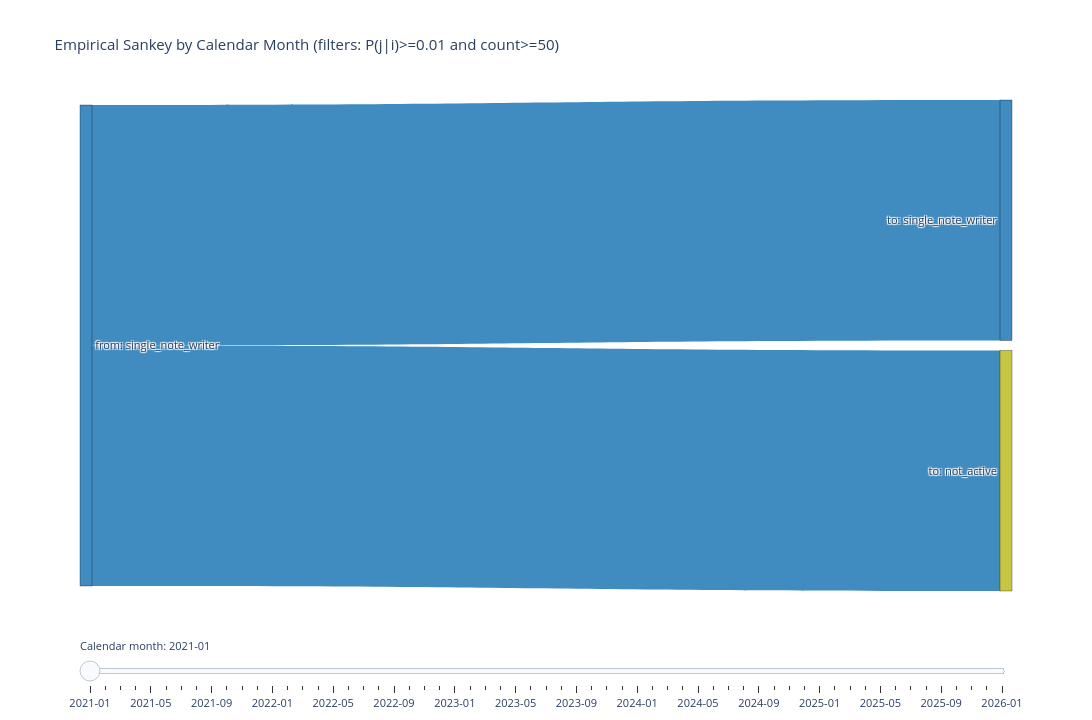

Source (notebook cell):
### Code cell
import plotly.graph_objects as go

# Build month-to-next-month transitions once, then slice by calendarMonth of the current state.
transitions_by_calendar = (
    classified_panel_df.sort(["participantId", "userMonth"])
.with_columns(
        [
            pl.col("activity_class").shift(-1).over("participantId").alias("next_state"),
            pl.col("userMonth").shift(-1).over("participantId").alias("next_userMonth"),
            pl.col("calendarMonth").shift(-1).over("participantId").alias("next_calendarMonth"),
        ]
    )
    .filter(
        pl.col("next_state").is_not_null()
        & ((pl.col("next_userMonth") - pl.col("userMonth")) == 1)
    )
    .select([
        "participantId",
        "calendarMonth",
        "next_calendarMonth",
        pl.col("activity_class").alias("from_state"),
        "next_state",
    ])
)

# Same visual mapping as Cell 10.
from_nodes = [f"from: {s}" for s in states]
to_nodes = [f"to: {s}" for s in states]
node_labels = from_nodes + to_nodes

state_colors_rgba = {
    "single_note_writer": "rgba(31,119,180,0.85)",
    "single_digit_writer": "rgba(23,190,207,0.85)",
    "double_digit_writer": "rgba(44,160,44,0.85)",
    "single_note_rater": "rgba(255,127,14,0.85)",
    "single_digit_rater": "rgba(214,39,40,0.85)",
    "double_digit_rater": "rgba(148,103,189,0.85)",
    "single_post_requestor": "rgba(140,86,75,0.85)",
    "single_digit_requestor": "rgba(227,119,194,0.85)",
    "double_digit_requestor": "rgba(127,127,127,0.85)",
    "not_active": "rgba(188,189,34,0.85)",
}

from_idx_map = {s: i for i, s in enumerate(states)}
to_idx_map = {s: i + len(states) for i, s in enumerate(states)}
node_colors = [state_colors_rgba[s] for s in states] + [state_colors_rgba[s] for s in states]


def build_slice_links(calendar_slice: str):
    slice_df = transitions_by_calendar.filter(pl.col("calendarMonth") == calendar_slice)

    if slice_df.height == 0:
        return {
            "source": [],
            "target": [],
            "value": [],
            "color": [],
            "customdata": [],
            "edges": pl.DataFrame({"from_state": [], "next_state": [], "count": [], "probability": []}),
        }

    counts = (
        slice_df.group_by(["from_state", "next_state"]).len().rename({"len": "count"})
    )

    full_grid = (
        pl.DataFrame({"from_state": states})
        .join(pl.DataFrame({"next_state": states}), how="cross")
        .join(counts, on=["from_state", "next_state"], how="left")
        .with_columns(pl.col("count").fill_null(0).cast(pl.Int64))
    )

    row_totals = full_grid.group_by("from_state").agg(pl.col("count").sum().alias("row_total"))
    count_threshold = 0
    edges = (
        full_grid.join(row_totals, on="from_state", how="left")
        .with_columns(
            pl.when(pl.col("row_total") > 0)
            .then(pl.col("count") / pl.col("row_total"))
            .otherwise(0.0)
            .alias("probability")
        )
        .filter((pl.col("probability") >= 0.01) & (pl.col("count") >= count_threshold))
        .sort(["from_state", "next_state"])
)

    sources = [from_idx_map[s] for s in edges["from_state"].to_list()]
    targets = [to_idx_map[s] for s in edges["next_state"].to_list()]
    values = edges["count"].to_list()
    link_colors = [state_colors_rgba[s] for s in edges["from_state"].to_list()]
    hover_text = [
        f"month={calendar_slice}<br>{f} -> {t}<br>count={c}<br>P(j|i)={p:.3f}"
        for f, t, c, p in zip(
            edges["from_state"].to_list(),
            edges["next_state"].to_list(),
            edges["count"].to_list(),
            edges["probability"].to_list(),
        )
    ]

    return {
        "source": sources,
        "target": targets,
        "value": values,
        "color": link_colors,
        "customdata": hover_text,
        "edges": edges,
    }

calendar_months = sorted(
    transitions_by_calendar.select("calendarMonth").unique().get_column("calendarMonth").to_list()
)

if len(calendar_months) == 0:
    print("No transitions available to plot.")
else:
    links_by_calendar = {m: build_slice_links(m) for m in calendar_months}

    # Use earliest calendar month as initial view.
    initial_month = calendar_months[0]
    initial_links = links_by_calendar[initial_month]

    fig = go.Figure(
        data=[
            go.Sankey(
                arrangement="snap",
                node=dict(
                    pad=10,
                    thickness=12,
                    line=dict(color="black", width=0.3),
                    label=node_labels,
                    color=node_colors,
                ),
                link=dict(
                    source=initial_links["source"],
                    target=initial_links["target"],
                    value=initial_links["value"],
                    color=initial_links["color"],
                    customdata=initial_links["customdata"],
                    hovertemplate="%{customdata}<extra></extra>",
                ),
            )
        ],
        frames=[
            go.Frame(
                name=m,
                data=[
                    go.Sankey(
                        node=dict(
                            pad=10,
                            thickness=12,
                            line=dict(color="black", width=0.3),
                            label=node_labels,
                            color=node_colors,
                        ),
                        link=dict(
                            source=links_by_calendar[m]["source"],
                            target=links_by_calendar[m]["target"],
                            value=links_by_calendar[m]["value"],
                            color=links_by_calendar[m]["color"],
                            customdata=links_by_calendar[m]["customdata"],
                            hovertemplate="%{customdata}<extra></extra>",
                        ),
                    )
                ],
            )
            for m in calendar_months
        ],
    )

    steps = [
        {
            "method": "animate",
            "label": m,
            "args": [[m], {"mode": "immediate", "frame": {"duration": 0, "redraw": True}, "transition": {"duration": 0}}],
        }
        for m in calendar_months
    ]

    fig.update_layout(
        title_text="Empirical Sankey by Calendar Month (filters: P(j|i)>=0.01 and count>=50)",
        font_size=11,
        width=1200,
        height=720,
        sliders=[
            {
                "active": 0,
                "currentvalue": {"prefix": "Calendar month: "},
                "pad": {"t": 45},
                "steps": steps,
            }
        ],
    )

    fig.show()

    slice_counts = pl.DataFrame(
        {
            "calendarMonth": calendar_months,
            "transitions_kept": [links_by_calendar[m]["edges"].height for m in calendar_months],
        }
    )

    slice_counts

### Figure 1 — Plotly figure (JSON) as saved in the notebook; plotly's stock layout.template omitted (floating-point values rounded to 4 significant figures)
{"data": [{"arrangement": "snap", "link": {"color": ["rgba(31,119,180,0.85)", "rgba(31,119,180,0.85)"], "customdata": ["month=2021-01<br>single_note_writer -> not_active<br>count=1<br>P(j|i)=0.500", "month=2021-01<br>single_note_writer -> single_note_writer<br>count=1<br>P(j|i)=0.500"], "hovertemplate": "%{customdata}<extra></extra>", "source": [0, 0], "target": [19, 10], "value": [1, 1]}, "node": {"color": ["rgba(31,119,180,0.85)", "rgba(23,190,207,0.85)", "rgba(44,160,44,0.85)", "rgba(255,127,14,0.85)", "rgba(214,39,40,0.85)", "rgba(148,103,189,0.85)", "rgba(140,86,75,0.85)", "rgba(227,119,194,0.85)", "rgba(127,127,127,0.85)", "rgba(188,189,34,0.85)", "rgba(31,119,180,0.85)", "rgba(23,190,207,0.85)", "rgba(44,160,44,0.85)", "rgba(255,127,14,0.85)", "rgba(214,39,40,0.85)", "rgba(148,103,189,0.85)", "rgba(140,86,75,0.85)", "rgba(227,119,194,0.85)", "rgba(127,127,127,0.85)", "rgba(188,189,34,0.85)"], "label": ["from: single_note_writer", "from: single_digit_writer", "from: double_digit_writer", "from: single_note_rater", "from: single_digit_rater", "from: double_digit_rater", "from: single_post_requestor", "from: single_digit_requestor", "from: double_digit_requestor", "from: not_active", "to: single_note_writer", "to: single_digit_writer", "to: double_digit_writer", "to: single_note_rater", "to: single_digit_rater", "to: double_digit_rater", "to: single_post_requestor", "to: single_digit_requestor", "to: double_digit_requestor", "to: not_active"], "line": {"color": "black", "width": 0.3}, "pad": 10, "thickness": 12}, "type": "sankey"}], "layout": {"font": {"size": 11}, "height": 720, "sliders": [{"active": 0, "currentvalue": {"prefix": "Calendar month: "}, "pad": {"t": 45}, "steps": [{"args": [["2021-01"], {"frame": {"duration": 0, "redraw": true}, "mode": "immediate", "transition": {"duration": 0}}], "label": "2021-01", "method": "animate"}, {"args": [["2021-02"], {"frame": {"duration": 0, "redraw": true}, "mode": "immediate", "transition": {"duration": 0}}], "label": "2021-02", "method": "animate"}, {"args": [["2021-03"], {"frame": {"duration": 0, "redraw": true}, "mode": "immediate", "transition": {"duration": 0}}], "label": "2021-03", "method": "animate"}, {"args": [["2021-04"], {"frame": {"duration": 0, "redraw": true}, "mode": "immediate", "transition": {"duration": 0}}], "label": "2021-04", "method": "animate"}, {"args": [["2021-05"], {"frame": {"duration": 0, "redraw": true}, "mode": "immediate", "transition": {"duration": 0}}], "label": "2021-05", "method": "animate"}, {"args": [["2021-06"], {"frame": {"duration": 0, "redraw": true}, "mode": "immediate", "transition": {"duration": 0}}], "label": "2021-06", "method": "animate"}, {"args": [["2021-07"], {"frame": {"duration": 0, "redraw": true}, "mode": "immediate", "transition": {"duration": 0}}], "label": "2021-07", "method": "animate"}, {"args": [["2021-08"], {"frame": {"duration": 0, "redraw": true}, "mode": "immediate", "transition": {"duration": 0}}], "label": "2021-08", "method": "animate"}, {"args": [["2021-09"], {"frame": {"duration": 0, "redraw": true}, "mode": "immediate", "transition": {"duration": 0}}], "label": "2021-09", "method": "animate"}, {"args": [["2021-10"], {"frame": {"duration": 0, "redraw": true}, "mode": "immediate", "transition": {"duration": 0}}], "label": "2021-10", "method": "animate"}, {"args": [["2021-11"], {"frame": {"duration": 0, "redraw": true}, "mode": "immediate", "transition": {"duration": 0}}], "label": "2021-11", "method": "animate"}, {"args": [["2021-12"], {"frame": {"duration": 0, "redraw": true}, "mode": "immediate", "transition": {"duration": 0}}], "label": "2021-12", "method": "animate"}, {"args": [["2022-01"], {"frame": {"duration": 0, "redraw": true}, "mode": "immediate", "transition": {"duration": 0}}], "label": "2022-01", "method": "animate"}, {"args": [["2022-02"], {"frame": {"duration": 0, "redraw": true}, "mode": "immediate", "transition": {"duration": 0}}], "label": "2022-02", "method": "animate"}, {"args": [["2022-03"], {"frame": {"duration": 0, "redraw": true}, "mode": "immediate", "transition": {"duration": 0}}], "label": "2022-03", "method": "animate"}, {"args": [["2022-04"], {"frame": {"duration": 0, "redraw": true}, "mode": "immediate", "transition": {"duration": 0}}], "label": "2022-04", "method": "animate"}, {"args": [["2022-05"], {"frame": {"duration": 0, "redraw": true}, "mode": "immediate", "transition": {"duration": 0}}], "label": "2022-05", "method": "animate"}, {"args": [["2022-06"], {"frame": {"duration": 0, "redraw": true}, "mode": "immediate", "transition": {"duration": 0}}], "label": "2022-06", "method": "animate"}, {"args": [["2022-07"], {"frame": {"duration": 0, "redraw": true}, "mode": "immediate", "transition": {"duration": 0}}], "label": "2022-07", "method": "animate"}, {"args": [["2022-08"], {"frame": {"duration": 0, "redraw": true}, "mode": "immediate", "transition": {"duration": 0}}], "label": "2022-08", "method": "animate"}, {"args": [["2022-09"], {"frame": {"duration": 0, "redraw": true}, "mode": "immediate", "transition": {"duration": 0}}], "label": "2022-09", "method": "animate"}, {"args": [["2022-10"], {"frame": {"duration": 0, "redraw": true}, "mode": "immediate", "transition": {"duration": 0}}], "label": "2022-10", "method": "animate"}, {"args": [["2022-11"], {"frame": {"duration": 0, "redraw": true}, "mode": "immediate", "transition": {"duration": 0}}], "label": "2022-11", "method": "animate"}, {"args": [["2022-12"], {"frame": {"duration": 0, "redraw": true}, "mode": "immediate", "transition": {"duration": 0}}], "label": "2022-12", "method": "animate"}, {"args": [["2023-01"], {"frame": {"duration": 0, "redraw": true}, "mode": "immediate", "transition": {"duration": 0}}], "label": "2023-01", "method": "animate"}, {"args": [["2023-02"], {"frame": {"duration": 0, "redraw": true}, "mode": "immediate", "transition": {"duration": 0}}], "label": "2023-02", "method": "animate"}, {"args": [["2023-03"], {"frame": {"duration": 0, "redraw": true}, "mode": "immediate", "transition": {"duration": 0}}], "label": "2023-03", "method": "animate"}, {"args": [["2023-04"], {"frame": {"duration": 0, "redraw": true}, "mode": "immediate", "transition": {"duration": 0}}], "label": "2023-04", "method": "animate"}, {"args": [["2023-05"], {"frame": {"duration": 0, "redraw": true}, "mode": "immediate", "transition": {"duration": 0}}], "label": "2023-05", "method": "animate"}, {"args": [["2023-06"], {"frame": {"duration": 0, "redraw": true}, "mode": "immediate", "transition": {"duration": 0}}], "label": "2023-06", "method": "animate"}, {"args": [["2023-07"], {"frame": {"duration": 0, "redraw": true}, "mode": "immediate", "transition": {"duration": 0}}], "label": "2023-07", "method": "animate"}, {"args": [["2023-08"], {"frame": {"duration": 0, "redraw": true}, "mode": "immediate", "transition": {"duration": 0}}], "label": "2023-08", "method": "animate"}, {"args": [["2023-09"], {"frame": {"duration": 0, "redraw": true}, "mode": "immediate", "transition": {"duration": 0}}], "label": "2023-09", "method": "animate"}, {"args": [["2023-10"], {"frame": {"duration": 0, "redraw": true}, "mode": "immediate", "transition": {"duration": 0}}], "label": "2023-10", "method": "animate"}, {"args": [["2023-11"], {"frame": {"duration": 0, "redraw": true}, "mode": "immediate", "transition": {"duration": 0}}], "label": "2023-11", "method": "animate"}, {"args": [["2023-12"], {"frame": {"duration": 0, "redraw": true}, "mode": "immediate", "transition": {"duration": 0}}], "label": "2023-12", "method": "animate"}, {"args": [["2024-01"], {"frame": {"duration": 0, "redraw": true}, "mode": "immediate", "transition": {"duration": 0}}], "label": "2024-01", "method": "animate"}, {"args": [["2024-02"], {"frame": {"duration": 0, "redraw": true}, "mode": "immediate", "transition": {"duration": 0}}], "label": "2024-02", "method": "animate"}, {"args": [["2024-03"], {"frame": {"duration": 0, "redraw": true}, "mode": "immediate", "transition": {"duration": 0}}], "label": "2024-03", "method": "animate"}, {"args": [["2024-04"], {"frame": {"duration": 0, "redraw": true}, "mode": "immediate", "transition": {"duration": 0}}], "label": "2024-04", "method": "animate"}, {"args": [["2024-05"], {"frame": {"duration": 0, "redraw": true}, "mode": "immediate", "transition": {"duration": 0}}], "label": "2024-05", "method": "animate"}, {"args": [["2024-06"], {"frame": {"duration": 0, "redraw": true}, "mode": "immediate", "transition": {"duration": 0}}], "label": "2024-06", "method": "animate"}, {"args": [["2024-07"], {"frame": {"duration": 0, "redraw": true}, "mode": "immediate", "transition": {"duration": 0}}], "label": "2024-07", "method": "animate"}, {"args": [["2024-08"], {"frame": {"duration": 0, "redraw": true}, "mode": "immediate", "transition": {"duration": 0}}], "label": "2024-08", "method": "animate"}, {"args": [["2024-09"], {"frame": {"duration": 0, "redraw": true}, "mode": "immediate", "transition": {"duration": 0}}], "label": "2024-09", "method": "animate"}, {"args": [["2024-10"], {"frame": {"duration": 0, "redraw": true}, "mode": "immediate", "transition": {"duration": 0}}], "label": "2024-10", "method": "animate"}, {"args": [["2024-11"], {"frame": {"duration": 0, "redraw": true}, "mode": "immediate", "transition": {"duration": 0}}], "label": "2024-11", "method": "animate"}, {"args": [["2024-12"], {"frame": {"duration": 0, "redraw": true}, "mode": "immediate", "transition": {"duration": 0}}], "label": "2024-12", "method": "animate"}, {"args": [["2025-01"], {"frame": {"duration": 0, "redraw": true}, "mode": "immediate", "transition": {"duration": 0}}], "label": "2025-01", "method": "animate"}, {"args": [["2025-02"], {"frame": {"duration": 0, "redraw": true}, "mode": "immediate", "transition": {"duration": 0}}], "label": "2025-02", "method": "animate"}, {"args": [["2025-03"], {"frame": {"duration": 0, "redraw": true}, "mode": "immediate", "transition": {"duration": 0}}], "label": "2025-03", "method": "animate"}, {"args": [["2025-04"], {"frame": {"duration": 0, "redraw": true}, "mode": "immediate", "transition": {"duration": 0}}], "label": "2025-04", "method": "animate"}, {"args": [["2025-05"], {"frame": {"duration": 0, "redraw": true}, "mode": "immediate", "transition": {"duration": 0}}], "label": "2025-05", "method": "animate"}, {"args": [["2025-06"], {"frame": {"duration": 0, "redraw": true}, "mode": "immediate", "transition": {"duration": 0}}], "label": "2025-06", "method": "animate"}, {"args": [["2025-07"], {"frame": {"duration": 0, "redraw": true}, "mode": "immediate", "transition": {"duration": 0}}], "label": "2025-07", "method": "animate"}, {"args": [["2025-08"], {"frame": {"duration": 0, "redraw": true}, "mode": "immediate", "transition": {"duration": 0}}], "label": "2025-08", "method": "animate"}, {"args": [["2025-09"], {"frame": {"duration": 0, "redraw": true}, "mode": "immediate", "transition": {"duration": 0}}], "label": "2025-09", "method": "animate"}, {"args": [["2025-10"], {"frame": {"duration": 0, "redraw": true}, "mode": "immediate", "transition": {"duration": 0}}], "label": "2025-10", "method": "animate"}, {"args": [["2025-11"], {"frame": {"duration": 0, "redraw": true}, "mode": "immediate", "transition": {"duration": 0}}], "label": "2025-11", "method": "animate"}, {"args": [["2025-12"], {"frame": {"duration": 0, "redraw": true}, "mode": "immediate", "transition": {"duration": 0}}], "label": "2025-12", "method": "animate"}, {"args": [["2026-01"], {"frame": {"duration": 0, "redraw": true}, "mode": "immediate", "transition": {"duration": 0}}], "label": "2026-01", "method": "animate"}]}], "title": {"text": "Empirical Sankey by Calendar Month (filters: P(j|i)>=0.01 and count>=50)"}, "width": 1200}}
